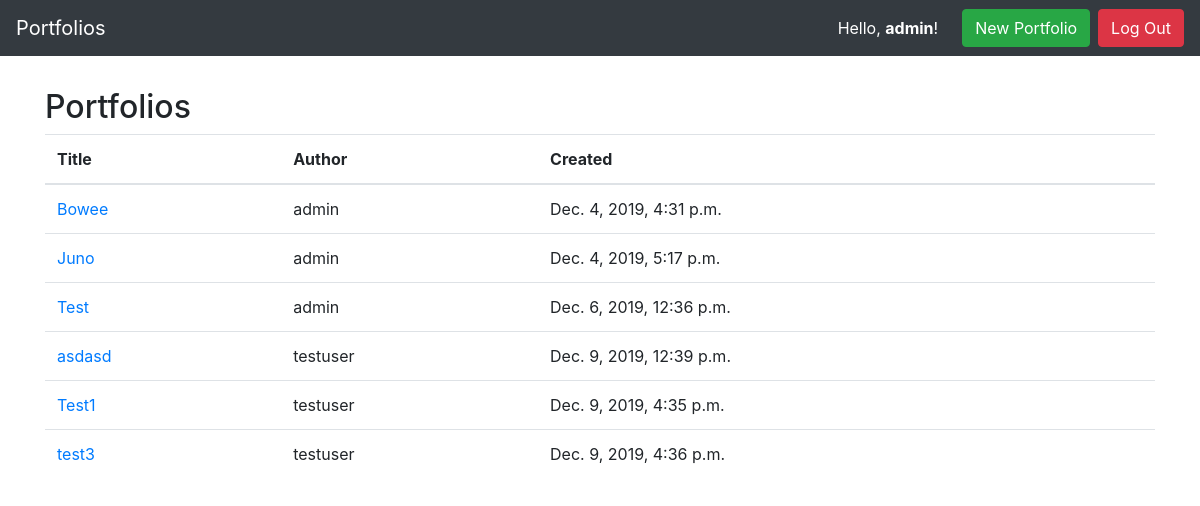
Before: / (signed in) with the older database file.
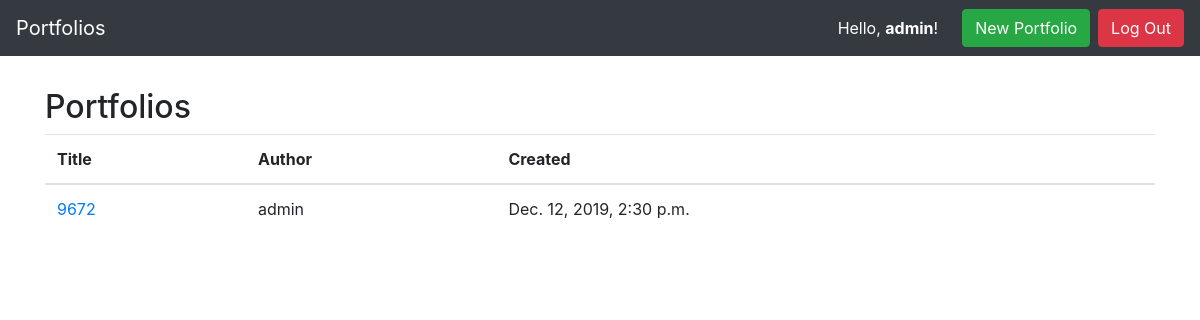
After: the same page with the newer database file.
### portfolio/models.py (models this page shows, shortened)
class Portfolio(models.Model):
    title = models.CharField(max_length=10, unique=True)
    author = models.ForeignKey(User, on_delete=models.PROTECT)
    created = models.DateTimeField(auto_now_add=True, help_text="The date and time this page was created. Automatically generated when the model saves.")
    slug = models.CharField(max_length=10, blank=True, editable=False,
                            help_text="Unique URL path to access this page. Generated by the system.")

### portfolio/views.py (the view)
# urls.py: path('', PortfoliosView.as_view() , name='portfolio-view-page'),
class PortfoliosView(ListView):
    model = Portfolio
    def get(self, request):
        portfolios = Portfolio.objects.all()
        return render(request, 'portfolios.html', {
        'portfolios' : portfolios
        })

### portfolio/templates/portfolios.html
{% extends 'base.html' %}
#{% regroup portfolios|dictsort:'author' by request.user as user_portfolios %}
{% block content %}
<h2>Portfolios</h2>
<table class="table">
    <thead>
        <tr>
            <th>Title</th>
            <th>Author</th>
            <th>Created</th>
        </tr>
    </thead>
    <tbody>
        {% for portfolio in portfolios %}
            <tr>
                <td><a href="{{ portfolio.slug }}">{{ portfolio.title }}</a></td>
                <td>{{ portfolio.author }}</td>
                <td>{{ portfolio.created }}</td>
            </tr>
        {% endfor %}
    </tbody>
</table>
{% endblock %}

### templates/base.html (shortened to what this page needs)
<!DOCTYPE html>
<html>
    <head>
        <link rel="stylesheet" href="https://stackpath.bootstrapcdn.com/bootstrap/4.3.1/css/bootstrap.min.css"
>
        {% load static from staticfiles %}
        <link rel="stylesheet" type="text/css" href="{% static 'css/styles.css' %}"/>
    </head>
    <body>
        <nav class="navbar navbar-expand-md navbar-dark bg-dark">
            <a class="navbar-brand" href="/">Portfolios</a>
            <form class="form-inline ml-auto">
              {% if user.is_authenticated %}
              <div class="text-white">Hello, <strong>{{ user.username }}</strong>!</div>
              <a href="/upload" class="btn btn-success ml-4">New Portfolio</a>
              <a href="{% url 'logout' %}" class="btn btn-danger ml-2">Log Out</a>
              {% else %}
              <a href="/accounts/login" class="btn btn-secondary ml-2">Log In</a>
              <a href="/accounts/signup" class="btn btn-primary ml-2">Sign Up</a>
              {% endif %}
            </form>
          </nav>
          <main role="main" class="container" style="margin-top: 4vh;">
                {% block content %}{% endblock %}
              </main>
    </body>
</html>

Changed rows visible on the page:
removed Portfolio: title "Bowee", author "admin", created "Dec. 4, 2019, 4:31 p.m."
removed Portfolio: title "Juno", author "admin", created "Dec. 4, 2019, 5:17 p.m."
removed Portfolio: title "Test", author "admin", created "Dec. 6, 2019, 12:36 p.m."
removed Portfolio: title "asdasd", author "testuser", created "Dec. 9, 2019, 12:39 p.m."
removed Portfolio: title "Test1", author "testuser", created "Dec. 9, 2019, 4:35 p.m."
removed Portfolio: title "test3", author "testuser", created "Dec. 9, 2019, 4:36 p.m."
added Portfolio: title "9672", author "admin", created "Dec. 12, 2019, 2:30 p.m."
